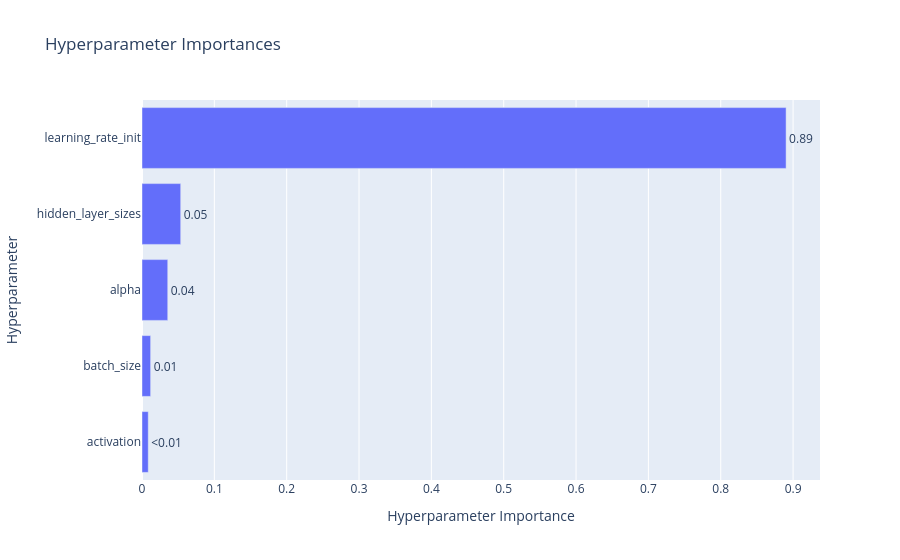
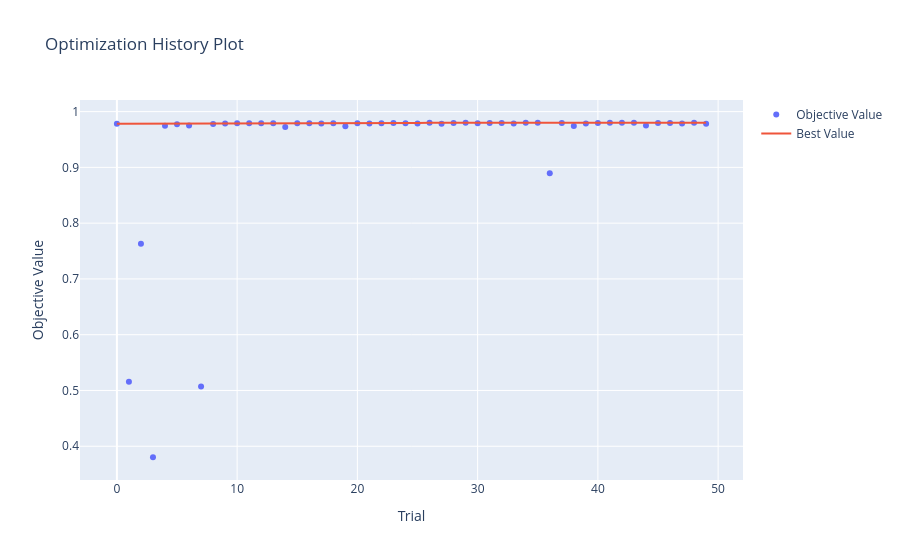

Source (notebook cell) for these figures, in order:
### Code cell
best_params = study.best_params
optuna_pipeline = Pipeline([
    ('scaler', StandardScaler()),
    ('mlp', MLPRegressor(
        **best_params,
        random_state=81,
        early_stopping=True,
        max_iter=400,
        n_iter_no_change=10,
        validation_fraction=0.1
    ))
])

base_kf = KFold(n_splits=5, shuffle=True, random_state=81)

y_pred_optuna = cross_val_predict(optuna_pipeline, x_skb, y, cv=base_kf, n_jobs=-1)
r2_optuna = r2_score(y, y_pred_optuna)
print(f"R^2 = {round(r2_optuna, 4)}")

optuna_pipeline.fit(x_skb, y)
plot_learning_curves(optuna_pipeline, title="Динамика обучения (Optuna)")
print_mlp_architecture(optuna_pipeline)

fig = optuna.visualization.plot_param_importances(study)
fig.show()

fig2 = optuna.visualization.plot_optimization_history(study)
fig2.show()

### Figure 1 — Plotly figure (JSON) as saved in the notebook; plotly's stock layout.template omitted (floating-point values rounded to 4 significant figures)
{"data": [{"cliponaxis": false, "hovertemplate": ["activation (CategoricalDistribution): 0.00863624158873809<extra></extra>", "batch_size (CategoricalDistribution): 0.011930294915813242<extra></extra>", "alpha (FloatDistribution): 0.03559850369576767<extra></extra>", "hidden_layer_sizes (CategoricalDistribution): 0.05349051750900267<extra></extra>", "learning_rate_init (FloatDistribution): 0.8903444422906784<extra></extra>"], "name": "Objective Value", "orientation": "h", "text": ["<0.01", "0.01", "0.04", "0.05", "0.89"], "textposition": "outside", "type": "bar", "x": [0.008636, 0.01193, 0.0356, 0.05349, 0.8903], "y": ["activation", "batch_size", "alpha", "hidden_layer_sizes", "learning_rate_init"]}], "layout": {"title": {"text": "Hyperparameter Importances"}, "xaxis": {"title": {"text": "Hyperparameter Importance"}}, "yaxis": {"title": {"text": "Hyperparameter"}}}}

### Figure 2 — Plotly figure (JSON) as saved in the notebook; plotly's stock layout.template omitted (floating-point values rounded to 4 significant figures)
{"data": [{"mode": "markers", "name": "Objective Value", "type": "scatter", "x": [0, 1, 2, 3, 4, 5, 6, 7, 8, 9, 10, 11, 12, 13, 14, 15, 16, 17, 18, 19, 20, 21, 22, 23, 24, 25, 26, 27, 28, 29, 30, 31, 32, 33, 34, 35, 36, 37, 38, 39, 40, 41, 42, 43, 44, 45, 46, 47, 48, 49], "y": [0.9783, 0.5156, 0.7631, 0.3803, 0.9744, 0.9774, 0.9752, 0.507, 0.9777, 0.9785, 0.9793, 0.9791, 0.9792, 0.9791, 0.9723, 0.979, 0.9791, 0.9789, 0.9789, 0.9739, 0.9791, 0.9787, 0.9791, 0.9796, 0.9792, 0.9787, 0.98, 0.9783, 0.9794, 0.9799, 0.9793, 0.9795, 0.9796, 0.9787, 0.98, 0.98, 0.8893, 0.9797, 0.9743, 0.9787, 0.9797, 0.9799, 0.9798, 0.9799, 0.9749, 0.9796, 0.9796, 0.9786, 0.98, 0.9781]}, {"mode": "lines", "name": "Best Value", "type": "scatter", "x": [0, 1, 2, 3, 4, 5, 6, 7, 8, 9, 10, 11, 12, 13, 14, 15, 16, 17, 18, 19, 20, 21, 22, 23, 24, 25, 26, 27, 28, 29, 30, 31, 32, 33, 34, 35, 36, 37, 38, 39, 40, 41, 42, 43, 44, 45, 46, 47, 48, 49], "y": [0.9783, 0.9783, 0.9783, 0.9783, 0.9783, 0.9783, 0.9783, 0.9783, 0.9783, 0.9785, 0.9793, 0.9793, 0.9793, 0.9793, 0.9793, 0.9793, 0.9793, 0.9793, 0.9793, 0.9793, 0.9793, 0.9793, 0.9793, 0.9796, 0.9796, 0.9796, 0.98, 0.98, 0.98, 0.98, 0.98, 0.98, 0.98, 0.98, 0.98, 0.98, 0.98, 0.98, 0.98, 0.98, 0.98, 0.98, 0.98, 0.98, 0.98, 0.98, 0.98, 0.98, 0.98, 0.98]}, {"marker": {"color": "#cccccc"}, "mode": "markers", "name": "Infeasible Trial", "showlegend": false, "type": "scatter", "x": [], "y": []}], "layout": {"title": {"text": "Optimization History Plot"}, "xaxis": {"title": {"text": "Trial"}}, "yaxis": {"title": {"text": "Objective Value"}}}}
